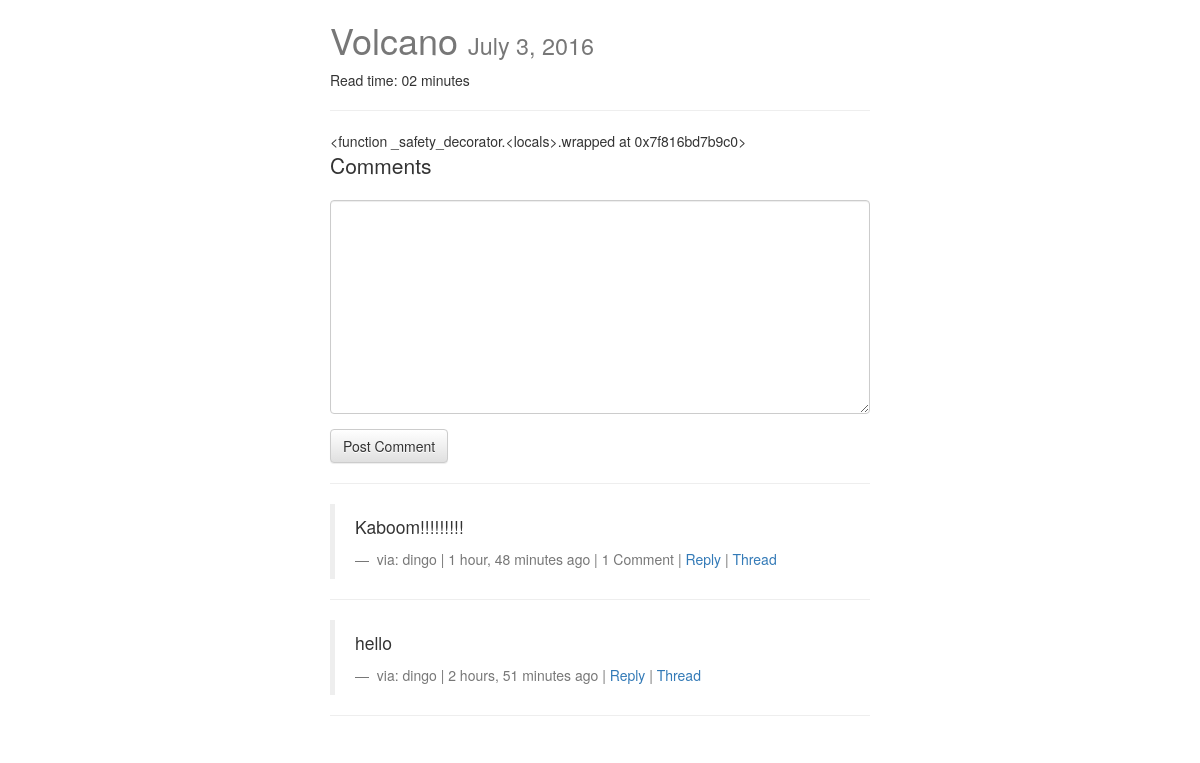
The page /posts/mardown/ on the database as committed earlier.
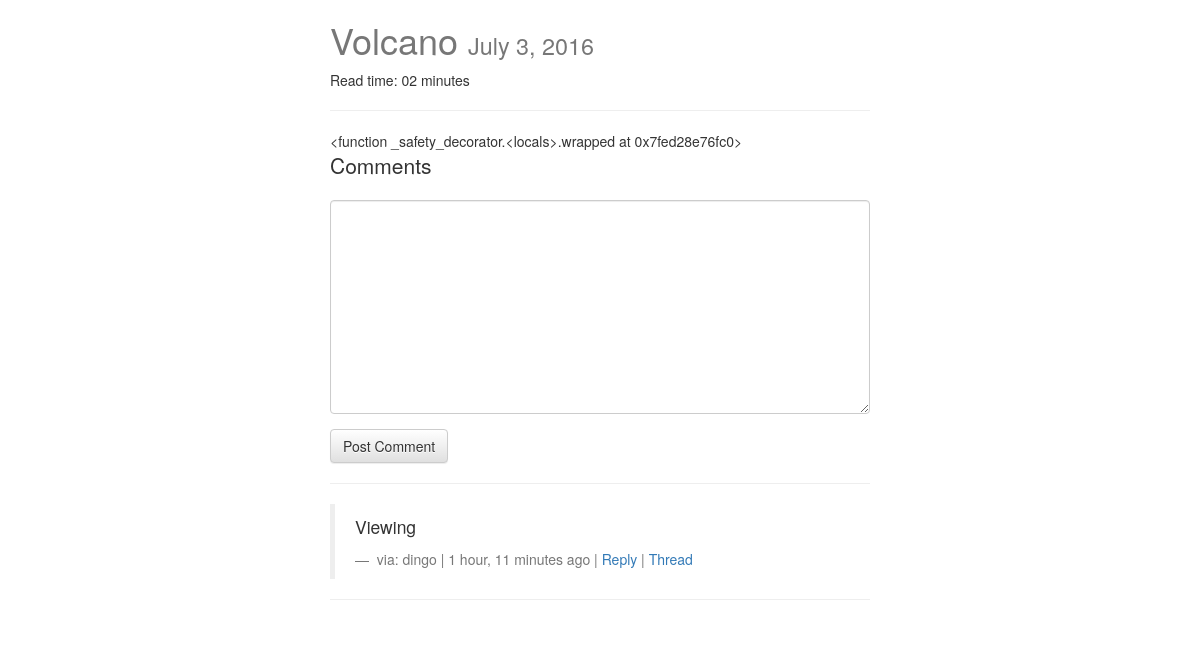
The same page on the database as committed later.
### posts/models.py (models this page shows, shortened)
class Post(models.Model):
    user = models.ForeignKey(settings.AUTH_USER_MODEL, default=1)
    title = models.CharField(max_length=120)
    slug = models.SlugField(unique=True)
    image = models.ImageField(upload_to=upload_location,
            null=True,
            blank=True,
            width_field="width_field",
            height_field="height_field")
    height_field = models.IntegerField(default=0)
    width_field = models.IntegerField(default=0)
    content = models.TextField()
    draft = models.BooleanField(default=False)
    publish = models.DateField(auto_now=False, auto_now_add=False)
    read_time = models.TimeField(null=True, blank=True)
    updated = models.DateTimeField(auto_now=True, auto_now_add=False)
    timestamp = models.DateTimeField(auto_now=False, auto_now_add=True)
    objects = PostManager()
    class Meta:
        ordering = ["-timestamp", "-updated"]
    def get_markdown(self):
        content = self.content
        markdown_text = markdown(content)
        return mark_safe(markdown_text)
    @property
    def comments(self):
        instance = self
        qs = Comment.objects.filter_by_instance(self)
        return qs
    @property
    def get_content_type(self):
        instance = self
        content_type = ContentType.objects.get_for_model(instance.__class__)
        return content_type

### comments/models.py (models this page shows, shortened)
class Comment(models.Model):
    user        = models.ForeignKey(settings.AUTH_USER_MODEL, default=1)
    content_type = models.ForeignKey(ContentType, on_delete=models.CASCADE)
    object_id = models.PositiveIntegerField()
    content_object = GenericForeignKey('content_type', 'object_id')
    parent = models.ForeignKey("self", null=True, blank=True)
    content     = models.TextField(blank=False, null=False)
    timestamp   = models.DateTimeField(auto_now_add=True)
    objects = CommentManager()
    class Meta:
        ordering = ['-timestamp']
    def get_absolute_url(self):
        return reverse("comments:thread", kwargs={"id": self.id })
    def children(self): #replies
        return Comment.objects.filter(parent=self)

### posts/views.py (the view, shortened to what this page needs)
# urls.py: url(r'^(?P<slug>[\w-]+)/$', post_detail, name='detail'),
def post_detail(request, slug=None):
    instance = get_object_or_404(Post, slug=slug)
    if instance.publish > timezone.now().date() or instance.draft:
        if not request.user.is_staff or not request.user.is_superuser:
            raise Http404
    share_string = quote_plus(instance.content)
    initial_data = {
        "content_type": instance.get_content_type,
        "object_id": instance.id
    }
    comment_form = CommentForm(request.POST or None, initial=initial_data)
    comments = instance.comments #Comment.objects.filter_by_instance(instance)
    context = {
        "title": instance.title,
        "instance": instance,
        "share_string": share_string,
        "comments": comments,
        "comment_form": comment_form,
    }
    return render(request, "post_detail.html", context)

### comments/forms.py
class CommentForm(forms.Form):
    content_type = forms.CharField(widget=forms.HiddenInput)
    object_id = forms.IntegerField(widget=forms.HiddenInput)
    content = forms.CharField(label="", widget=forms.Textarea)

### comments/models.py (called while the page is built)
    def filter_by_instance(self, instance):
        content_type = ContentType.objects.get_for_model(instance.__class__)
        obj_id = instance.id
        qs = super(CommentManager, self).filter(content_type=content_type, object_id=obj_id).filter(parent=None)
        return qs

### templates/post_detail.html (shortened to what this page needs)
{% extends "base.html" %}
{% load urlify %}
{% load crispy_forms_tags %}
{% block content %}
<div class='col-sm-6 col-sm-offset-3'>
<h1>{{ title }} <small>{% if instance.draft %}<span style='color:red;'>Draft</span> {% endif %}{{ instance.publish }} </small></h1>
<p> Read time: {{ instance.read_time | time:"i"}} minutes </p>
<p>
  <hr/>
</p>
<div class='row'>
  <div class='col-sm-12'>
    <div class="post-detail-item">
      {{ instance.get_markdown }}
    </div>
    <div class="">
      <p class="lead"> Comments </p>
      <form class="" action="." method="POST">
        {{ comment_form | crispy }}
        <input type="submit" value="Post Comment" class="btn btn-default">
      </form>
      <hr>
      {% for comment in comments %}
      <blockquote>
        <p> {{ comment.content }} </p>
        <footer> via: {{ comment.user }} | {{ comment.timestamp | timesince }} ago | {% if comment.children.count > 0 %} {{ comment.children.count}} Comment{% if comment.children.count > 1 %}s{% endif %} | {% endif %} <a href="#" class="comment-reply-btn">Reply</a> | <a href="{{ comment.get_absolute_url }}"> Thread </a></footer>
      </blockquote>
      <hr>
      {% endfor %}
    </div>
    </div>
  </div>
</div>
{% endblock content %}

### templates/base.html (shortened to what this page needs)
{% load staticfiles %}
<html>
<head>
<link rel="stylesheet" href="https://maxcdn.bootstrapcdn.com/bootstrap/3.3.6/css/bootstrap.min.css">
<link rel="stylesheet" href="https://maxcdn.bootstrapcdn.com/bootstrap/3.3.6/css/bootstrap-theme.min.css">
<link href="https://maxcdn.bootstrapcdn.com/font-awesome/4.6.3/css/font-awesome.min.css" rel="stylesheet">
<link rel='stylesheet' href='{% static "css/base.css" %}' />
</head>
<body>
<div class='container'>
{% block content %}{% endblock content %}
</div>
</body>
</html>

### static/css/base.css (style rules this page uses)
h1 { color: #777777; }

Rows that differ between the two databases and show on the page:
removed Comment: content "Kaboom!!!!!!!!!", user "dingo", timestamp "1 hour, 48 minutes", children.count "1"
removed Comment: content "hello", user "dingo", timestamp "2 hours, 51 minutes"
computed for Post "Volcano": get_markdown "<function _safety_decorator.<locals>.wrapped at 0x7f816bd7b9c0>" → "<function _safety_decorator.<locals>.wrapped at 0x7fed28e76fc0>"
added Comment: content "Viewing", user "dingo", timestamp "1 hour, 11 minutes"
